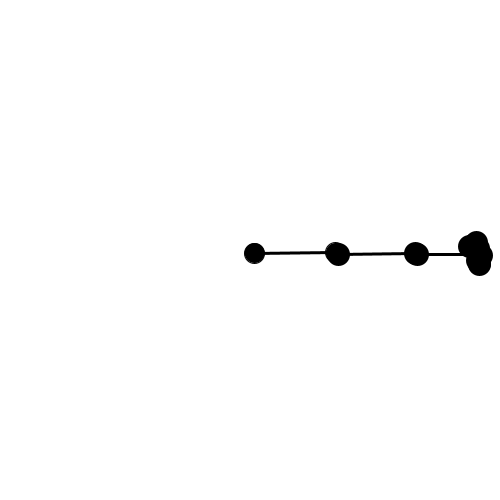
Frame 1 (no input)
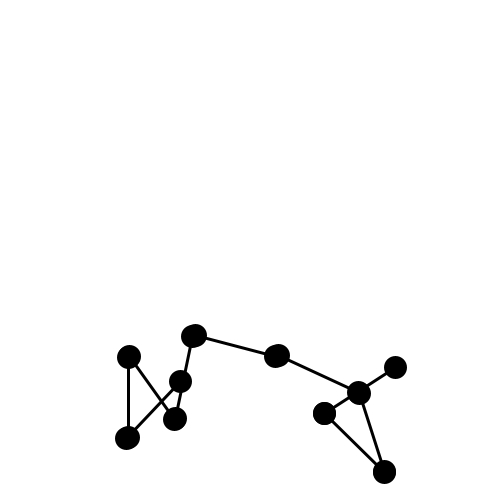
Frame 60 (the mouse pressed at the canvas centre just before this capture)
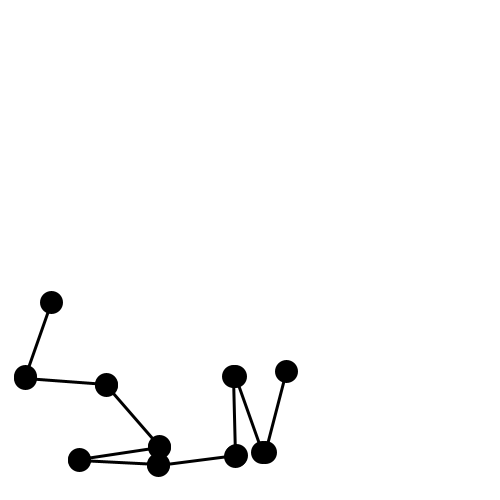
Frame 120 (the mouse held since frame 60 and released just before this capture)

The Processing sketch that drew these frames (run headless with seeded random() and noise(); from frame 60 on, the mouse is pressed at the canvas centre):

// Processing sketch: processing_159547
// ── processing_159547.pde

ball[] balls;
stick[] sticks;


int stickLen = 80;
int nBalls = 10;
int nSticks = nBalls -1;







void setup(){
  size(500, 500);
  background(255);
  
  
  
  float r = 20;
  balls = new ball[nBalls];
  sticks = new stick[nSticks];
  for( int i = 0; i < nBalls; i ++){

    balls[i] = new ball( new PVector(width/2 + stickLen *i, height/2), r, color(0));
    if (i > 0){
    sticks[i-1]= new stick(balls[i-1], balls[i]);
    }
  }
  
}

void draw(){
  background(255);
  for(int i = 0; i < nSticks; i ++){
  sticks[i].update();
  sticks[i].display();
  }
}
class ball{
  color ballColor;
  float radius;
  PVector location;
  PVector oldLocation;
  PVector nudge;
  
  ball(){
    this(new PVector(random(width), random(height)), random(20), color(random(255)));
  }
    
  ball(PVector loc, float r, color c){
    location = loc;
    radius = r;
    ballColor = c;
    ballColor = color(0);
    
    oldLocation   = location.get();
    nudge = new PVector (random(1,3), random(1,3));
    
    location. add(nudge);  
  }


void display(){
  fill(ballColor);
  ellipse(location.x, location.y, radius, radius);
}

void move(){
  PVector temp = location.get();
  location.x += (location.x - oldLocation.x);
  location.y += (location.y - oldLocation.y);
  
  oldLocation.set(temp);
  bounce();
  
}
void bounce(){
  if(location.x > width-radius){
    location.x = width -radius;
    oldLocation.x = location.x;
    location.x -= nudge.x;
  }
  
  
  if(location.x < radius){
    location.x = radius;
    oldLocation.x = location.x;
    location.x += nudge.x;
  }
  
    if(location.y > height-radius){
    location.y = height -radius;
    oldLocation.y = location.y;
    location.y -= nudge.y;
  }
  
  
    if(location.y < radius){
    location.y = radius;
    oldLocation.y = location.y;
    location.y += nudge.y;
    }
  
  }
}
  
  
class stick{
  ball b1, b2;
  
  float r;
  stick(ball b1, ball b2){
    this.b1 = b1;
    this.b2 = b2;
    r = b1.location.dist(b2.location);
    
  }
  
  
  
  void constrainLength(){
   float k = 0.1;
   PVector delta = PVector.sub(b2.location, b1.location);
   float deltaLength = delta.mag();
   float d =((deltaLength - r) /deltaLength);
   
   b1.location.x += delta.x * k * d/2;
   b1.location.y += delta.y * k * d/2;
   
   
   b2.location.x -= delta.x * k * d/2;
   b2.location.y -= delta.y * k * d/2;
   
  
  
  }
  
  void display(){
    b1.display();
    b2.display();
    stroke(0);
    strokeWeight(3);
    line(b1.location.x, b1.location.y, b2.location.x, b2.location.y);
  }
  
  void update(){
    b1.move();
    b2.move();
    constrainLength();
  }
  
}
  
